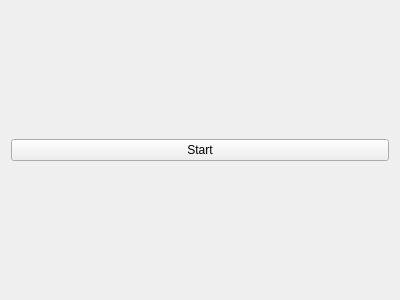
<?xml version="1.0" encoding="UTF-8"?>
<ui version="4.0">
 <class>MainWindow</class>
 <widget class="QMainWindow" name="MainWindow">
  <property name="geometry">
   <rect>
    <x>0</x>
    <y>0</y>
    <width>400</width>
    <height>300</height>
   </rect>
  </property>
  <property name="windowTitle">
   <string>MainWindow</string>
  </property>
  <widget class="QWidget" name="centralWidget">
   <layout class="QGridLayout" name="gridLayout">
    <item row="0" column="0">
     <widget class="QPushButton" name="pushButtonStart">
      <property name="text">
       <string>Start</string>
      </property>
     </widget>
    </item>
   </layout>
  </widget>
 </widget>
 <layoutdefault spacing="6" margin="11"/>
 <resources/>
 <connections/>
</ui>
